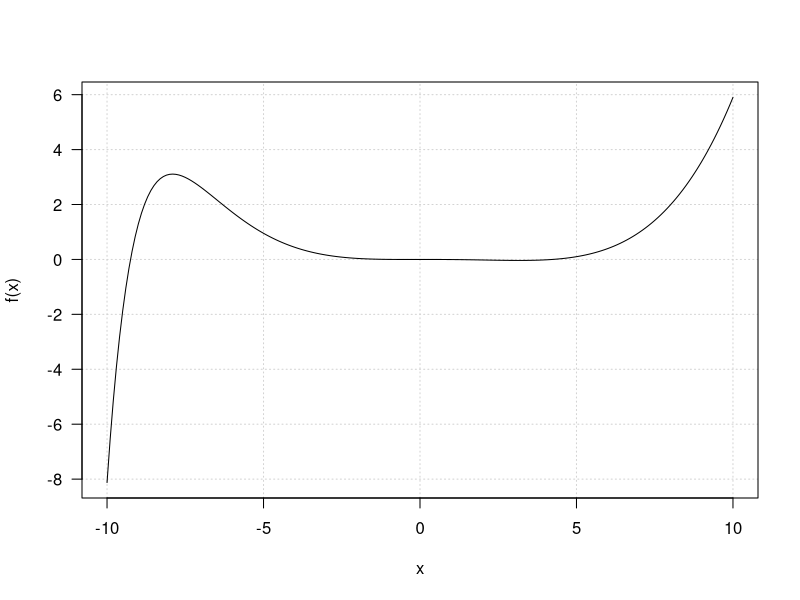

The R source for this figure: (Note: this script raises an error after producing the figure.)
## ---- chunk 1

x <- seq(-10, 10, 0.1)
y <- (1*x^4 - 4*x^3 - x^2 - exp(-x))/1000

plot(x,y, type="l", ylab="f(x)", las = 1, panel.first = grid())

## ---- chunk 2
knitr::include_graphics("figures/precourse/math-differentiation-01.png")

## ---- chunk 3

x <- seq(-5, 5, 0.1)
y <- x^2

plot(x,y, type="l", las=1, ylab="f(x)")

## ---- chunk 4
knitr::include_graphics("figures/precourse/math-differentiation-02.png")

